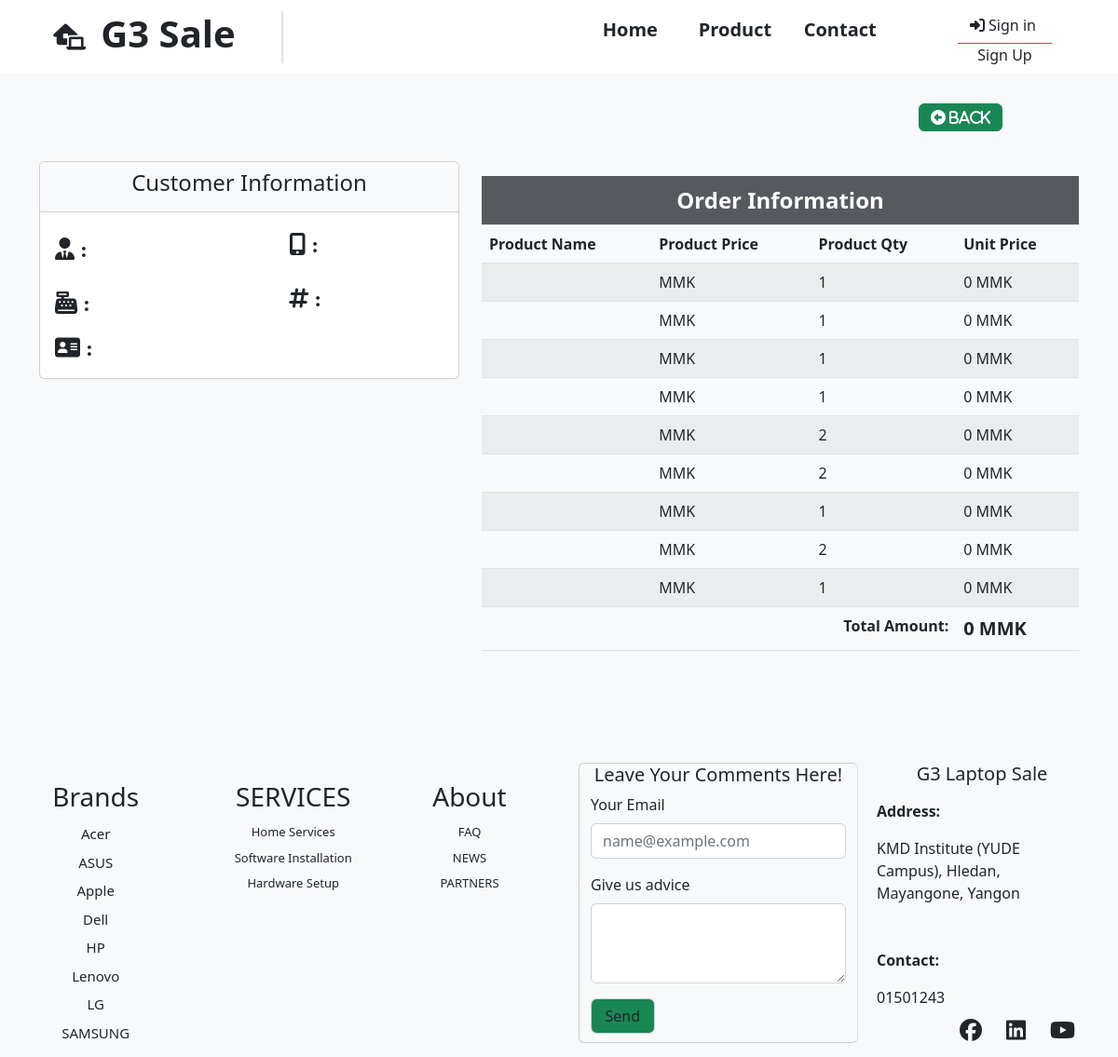
Screenshot of /user/show_success.php with the database file from the repository.
### tables this page shows
CREATE TABLE `orderlists` (
  `orderid` int(50) NOT NULL,
  `product_id` int(15) NOT NULL,
  `quantity` int(30) NOT NULL,
  `total_amount` int(30) NOT NULL,
  `created_at` timestamp(6) NOT NULL DEFAULT current_timestamp(6),
  `updated_at` timestamp(6) NOT NULL DEFAULT current_timestamp(6)
);

CREATE TABLE `category` (
  `id` bigint(20) NOT NULL,
  `brand` varchar(225) NOT NULL,
  `img` varchar(255) NOT NULL
);

### user/show_success.php (the view, shortened to what this page needs)
<?php
include '../connection.php';
$order_id = $_SESSION['order_id'];
?>
<!DOCTYPE html>
<html lang="en">
<head>
    <link href="https://cdn.jsdelivr.net/npm/bootstrap@5.2.3/dist/css/bootstrap.min.css" rel="stylesheet"
>
    <link rel="stylesheet" href="https://cdnjs.cloudflare.com/ajax/libs/font-awesome/6.5.1/css/all.min.css"
 />
    <link rel="stylesheet" href="../style.css">
</head>
<body>
    <?php
    include '../layouts/user_header.php';
    ?>
    <div class=" d-flex col-11 justify-content-end align-content-center p-4  mt-2 ">
        <a href="./user_product.php">
            <i class="fa-solid fa-circle-left btn btn-success "> Back</i>
        </a>
    </div>
    <div class="container mt-2" style="height: 100%vh;">
        <div class="row">
            <div class="col-md-5 ">
                <div class="card">
                    <div class="card-header bg-light ">
                        <h4 class="card-title text-center">Customer Information</h4>
                    </div>
                    <div class="card-body">
                        <div class="d-flex mb-3 ">
                            <div class="col-7 me-2 "><i class="fa-solid fa-user-tie fs-4 me-1 "> :</i>
                            </div>
                            <div class="col-5"><i class="fa-solid fa-mobile-screen-button fs-4"> :</i>
                            </div>
                        </div>
                        <div class="d-flex mb-3 ">
                            <div class="col-7 me-2 "><i class="fa-solid fa-cash-register fs-4 me-1 "> :</i>
                            </div>
                            <div class="col-5"><i class="fa-solid fa-hashtag fs-4"> :</i>
                            </div>
                        </div>
                        <p class="card-text"><i class="fa-solid fa-address-card fs-4"> :</i>
                        </p>
                    </div>
                </div>
            </div>
            <div class="col-md-7 mt-3 mb-5">
                <table class="table table-striped table-hover">
                    <thead>
                        <tr>
                            <th colspan="4" class=" bg-opacity-75 bg-dark  fs-4 text-white text-center">Order
                                Information</th>
                        </tr>
                        <tr>
                            <th>Product Name</th>
                            <th>Product Price</th>
                            <th>Product Qty</th>
                            <th>Unit Price</th>
                        </tr>
                    </thead>
                    <tbody>
                        <?php
                        $total = 0;
                        $query = "SELECT orderlists.*,products.* from orderlists left join products on orderlists.product_id=products.product_id where orderlists.orderid='$order_id'";
                        $go_query = mysqli_query($connection, $query);
                        while ($out = mysqli_fetch_array($go_query)) {
                            $product_name = $out['name'];
                            $price = $out['price'];
                            $qty = $out['quantity'];
                            $unit_price = $qty * $price;
                            $total += $unit_price;
                            echo "<tr>
                        <td>{$product_name}<br></td>
                        <td>{$price} MMK<br></td>
                        <td>{$qty}<br></td>
                        <td>{$unit_price} MMK</td>
                        </tr>";
                        }
                        ?>
                        <tr>
                            <td colspan="3" align="right"><strong>Total Amount:</strong></td>
                            <td class='fw-bolder fs-5'>
                                <?php echo $total; ?> MMK
                            </td>
                        </tr>
                    </tbody>
                </table>
            </div>
        </div>
    </div>
    <div class=" mt-lg-5 ">
        <?php
        include '../layouts/user_footer.php';
        ?>
    </div>
</body>
</html>

### layouts/user_footer.php (shortened to what this page needs)
<?php
include '../connection.php';
?>
<!DOCTYPE html>
<html lang="en">
<head>
    <link href="https://cdn.jsdelivr.net/npm/bootstrap@5.2.3/dist/css/bootstrap.min.css" rel="stylesheet"
>
    <link rel="stylesheet" href="https://cdnjs.cloudflare.com/ajax/libs/font-awesome/6.5.1/css/all.min.css"
 />
    <link rel="stylesheet" href="../style.css">
</head>
<body>
    <section>
        <div class="container-fluid">
            <div class="row">
                <div class="col-6 ">
                    <div class="row mt-3 ">
                        <button type="button" class="btn " data-bs-toggle="modal" data-bs-target="#exampleModal">
                            <div class="d-flex justify-content-around">
                                <div class="me-3">
                                    <div class="fs-3 text-center">
                                        Brands
                                    </div>
                                    <div class="mt-2">
                                        <?php
                                        $products = mysqli_query($connection, "SELECT * FROM category");
                                        foreach ($products as $pdt):
                                            ?>
                                            <div class="mb-2" style="font-size: 15px;">
                                                <?php echo $pdt["brand"]; ?>
                                            </div>
                                        <?php endforeach; ?>
                                    </div>
                                </div>
                                <div>
                                    <div class="fs-3 text-center">
                                        SERVICES
                                    </div>
                                    <div class="mt-2">
                                        <ul class="list-unstyled" style="font-size: 13px;">
                                            <li class=" mb-2">Home Services</li>
                                            <li class=" mb-2">Software Installation</li>
                                            <li class=" mb-2">Hardware Setup</li>
                                        </ul>
                                    </div>
                                </div>
                                <div>
                                    <div class="fs-3 text-center">
                                        About
                                    </div>
                                    <div class="mt-2">
                                        <ul class="list-unstyled" style="font-size: 13px;">
                                            <li class=" mb-2">FAQ</li>
                                            <li class=" mb-2">NEWS</li>
                                            <li class=" mb-2">PARTNERS</li>
                                        </ul>
                                    </div>
                                </div>
                            </div>
                        </button>
                    </div>
                </div>
                <div class="col-6 ">
                    <div class="row d-flex justify-content-center mt-2">
                        <div class="col-lg-6 col-sm-10 card border-end bg-transparent me-2 mb-2">
                            <form action="" method="post">
                                <h3 class="text-center fs-5 ">Leave Your Comments Here!</h3>
                                <div class="mb-3">
                                    <label for="exampleFormControlInput1" class="form-label">Your Email</label>
                                    <input type="email" class="form-control" id="exampleFormControlInput1"
                                        name="adviceMail" placeholder="name@example.com" required>
                                </div>
                                <div class="mb-3">
                                    <label for="exampleFormControlTextarea1" class="form-label">Give us advice</label>
                                    <textarea class="form-control" id="exampleFormControlTextarea1" rows="3"
                                        name="adviceText" required></textarea>
                                </div>
                                <button type="submit" class="form-control w-25 bg-success"
                                    name="adviceSend">Send</button>
                            </form>
                        </div>
                        <div class="col-lg-5 col-sm-10">
                            <h2 class="text-center mb-3 fs-5 ">G3 Laptop Sale</h2>
                            <div class="mb-5"><strong>Address:</strong> <div class="mt-3">KMD Institute (YUDE Campus), Hledan, Mayangone, Yangon</div>
                            </div>
                            <div class="mb-1"><strong>Contact:</strong> <div class="mt-3">01501243</div>
                            </div>
                            <div class=" d-flex justify-content-end">
                                <button type="button" class="btn " data-bs-toggle="tooltip" data-bs-placement="bottom"
                                    title="Facebook">
                                    <a href="https://en.wikipedia.org/wiki/Main_Page" target="_blank"> <i
                                            class="fa-brands fa-facebook fs-4 text-dark"></i></a>
                                </button>
                                <button type="button" class="btn " data-bs-toggle="tooltip" data-bs-placement="bottom"
                                    title="LinkIn">
                                    <a href=" https://liquipedia.net/dota2/Main_Page " target="_blank"><i
                                            class="fa-brands fa-linkedin fs-4 text-dark"></i></a>
                                </button>
                                <button type="button" class="btn " data-bs-toggle="tooltip" data-bs-placement="bottom"
                                    title="Youtube">
                                    <a href="https://youtu.be/SLqJvzCf2Pg?t=78" target="_blank"><i
                                            class="fa-brands fa-youtube fs-4 text-dark"></i></a>
                                </button>
                            </div>
                        </div>
                    </div>
                </div>
            </div>
        </div>
    </section>
</body>
</html>

### style.css (style rules this page uses)
* { margin: 0; padding: 0; }

### rows the page displays
orderlists: quantity "1", quantity "0"
orderlists: quantity "1", quantity "0"
orderlists: quantity "1", quantity "0"
orderlists: quantity "1", quantity "0"
orderlists: quantity "2", quantity "0"
orderlists: quantity "2", quantity "0"
orderlists: quantity "1", quantity "0"
orderlists: quantity "2", quantity "0"
orderlists: quantity "1", quantity "0"
category: brand "Acer"
category: brand "ASUS"
category: brand "Apple"
category: brand "Dell"
category: brand "HP"
category: brand "Lenovo"
category: brand "LG"
category: brand "SAMSUNG"

### other values shown
$total "0"
